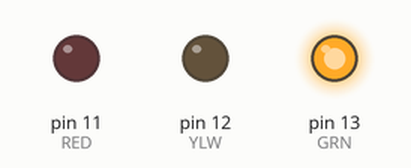
The sketch below on a simulated Arduino Uno, built with avr-gcc and run on an emulated ATmega328P. Parts: output pins drawn as LEDs (lit = HIGH).

Above: at 2.7 s.
At 6.7 s:
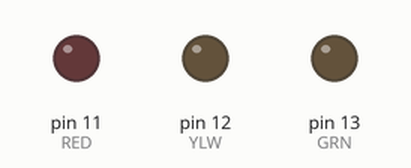
At 11.5 s:
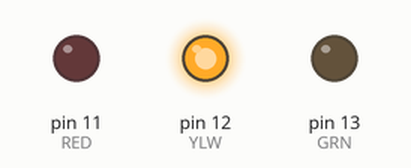
At 15.5 s:
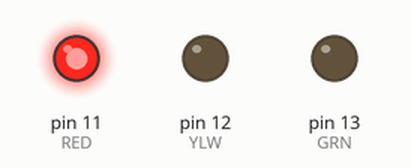
At 19.0 s:
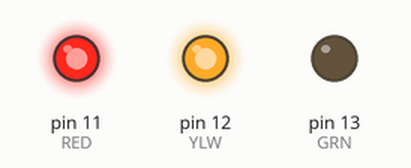
Timing chart, 0 to 26.0 s (numbered marks = the images above):
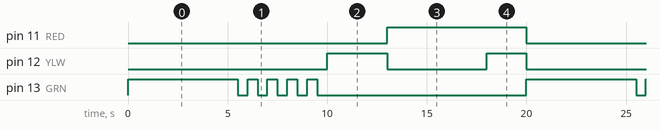

Measured:
- by itself, pin 11 (RED): alternates HIGH for 7.0 s and LOW for 13.0 s
- by itself, pin 12 (YLW): repeats every 20.0 s: LOW 5.0 s, HIGH 2.0 s, LOW 10.0 s, HIGH 3.0 s
- by itself, pin 13 (GRN): repeats every 20.0 s: 4 × (LOW 0.50 s, HIGH 0.50 s), LOW 10.5 s, HIGH 5.5 s

The sketch:

traffic_lights.ino
```cpp
const int GRN = 13; // Green light connected to pin 13
const int YLW = 12; // Yellow light connected to pin 12
const int RED = 11; // Red light connected to pin 12

void setup() {
  // Setting all pins as outputs
  pinMode(GRN, OUTPUT);
  pinMode(YLW, OUTPUT);
  pinMode(RED, OUTPUT);
}

void loop() {
  GreenLightOn();
  YellowLightOn();
  RedLightOn();
}

void GreenLightOn() {
  digitalWrite(GRN, HIGH);
  digitalWrite(YLW, LOW);
  digitalWrite(RED, LOW);
  delay(5000);

  // Blinking 5s
  for(int i = 0; i < 5; i++) {
    digitalWrite(GRN, HIGH);
    delay(500);
    digitalWrite(GRN, LOW);
    delay(500);
  }
}

void RedLightOn() {
  digitalWrite(GRN, LOW);
  digitalWrite(YLW, LOW);
  digitalWrite(RED, HIGH);
  delay(5000);
  digitalWrite(YLW, HIGH);
  delay(2000);

}

void YellowLightOn() {
  digitalWrite(GRN, LOW);
  digitalWrite(RED, LOW);
  digitalWrite(YLW, HIGH);
  delay(3000);
}
```
